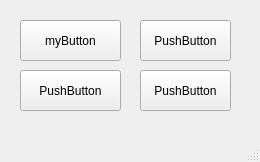
<?xml version="1.0" encoding="UTF-8"?>
<ui version="4.0">
 <class>MainWindow</class>
 <widget class="QMainWindow" name="MainWindow">
  <property name="geometry">
   <rect>
    <x>0</x>
    <y>0</y>
    <width>260</width>
    <height>162</height>
   </rect>
  </property>
  <property name="windowTitle">
   <string>MainWindow</string>
  </property>
  <property name="styleSheet">
   <string notr="true"/>
  </property>
  <property name="documentMode">
   <bool>true</bool>
  </property>
  <widget class="QWidget" name="centralwidget">
   <widget class="QPushButton" name="pushButton_2">
    <property name="geometry">
     <rect>
      <x>140</x>
      <y>20</y>
      <width>91</width>
      <height>41</height>
     </rect>
    </property>
    <property name="text">
     <string>PushButton</string>
    </property>
   </widget>
   <widget class="myButton" name="pushButton">
    <property name="geometry">
     <rect>
      <x>20</x>
      <y>20</y>
      <width>101</width>
      <height>41</height>
     </rect>
    </property>
    <property name="text">
     <string>myButton</string>
    </property>
   </widget>
   <widget class="myButton" name="pushButton_3">
    <property name="geometry">
     <rect>
      <x>20</x>
      <y>70</y>
      <width>101</width>
      <height>41</height>
     </rect>
    </property>
    <property name="text">
     <string>PushButton</string>
    </property>
   </widget>
   <widget class="myButton" name="pushButton_4">
    <property name="geometry">
     <rect>
      <x>140</x>
      <y>70</y>
      <width>91</width>
      <height>41</height>
     </rect>
    </property>
    <property name="text">
     <string>PushButton</string>
    </property>
   </widget>
  </widget>
  <widget class="QMenuBar" name="menubar">
   <property name="geometry">
    <rect>
     <x>0</x>
     <y>0</y>
     <width>260</width>
     <height>21</height>
    </rect>
   </property>
  </widget>
  <widget class="QStatusBar" name="statusbar"/>
 </widget>
 <customwidgets>
  <customwidget>
   <class>myButton</class>
   <extends>QPushButton</extends>
   <header>myButton</header>
  </customwidget>
 </customwidgets>
 <resources/>
 <connections/>
</ui>
